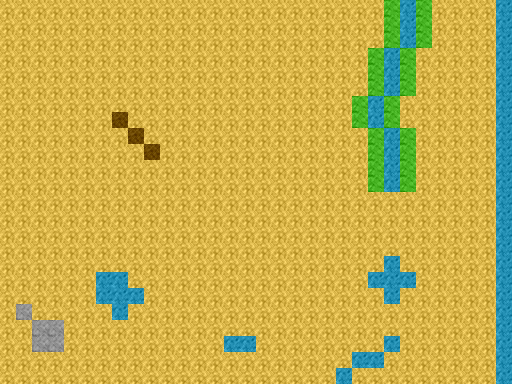

The image is a tile-based game level rendered from a .tmx file. Its description and source (layers, tilesets, objects; grid data summarised) follow:
An orthogonal 32x24 tile map with 16x16 px tiles, 1 tile layer (GroundLayer).

<map version="1.0" orientation="orthogonal" width="32" height="24" tilewidth="16" tileheight="16">
 <tileset firstgid="1" name="ground_tile_set" tilewidth="16" tileheight="16">
  <image source="../images/ground_tile_set.png" trans="ff00ff" width="112" height="16" />
 </tileset>
 <layer name="GroundLayer" width="32" height="24">
  <data>[768 cells, 768 non-empty, 5 distinct tile ids]</data>
 </layer>
</map>